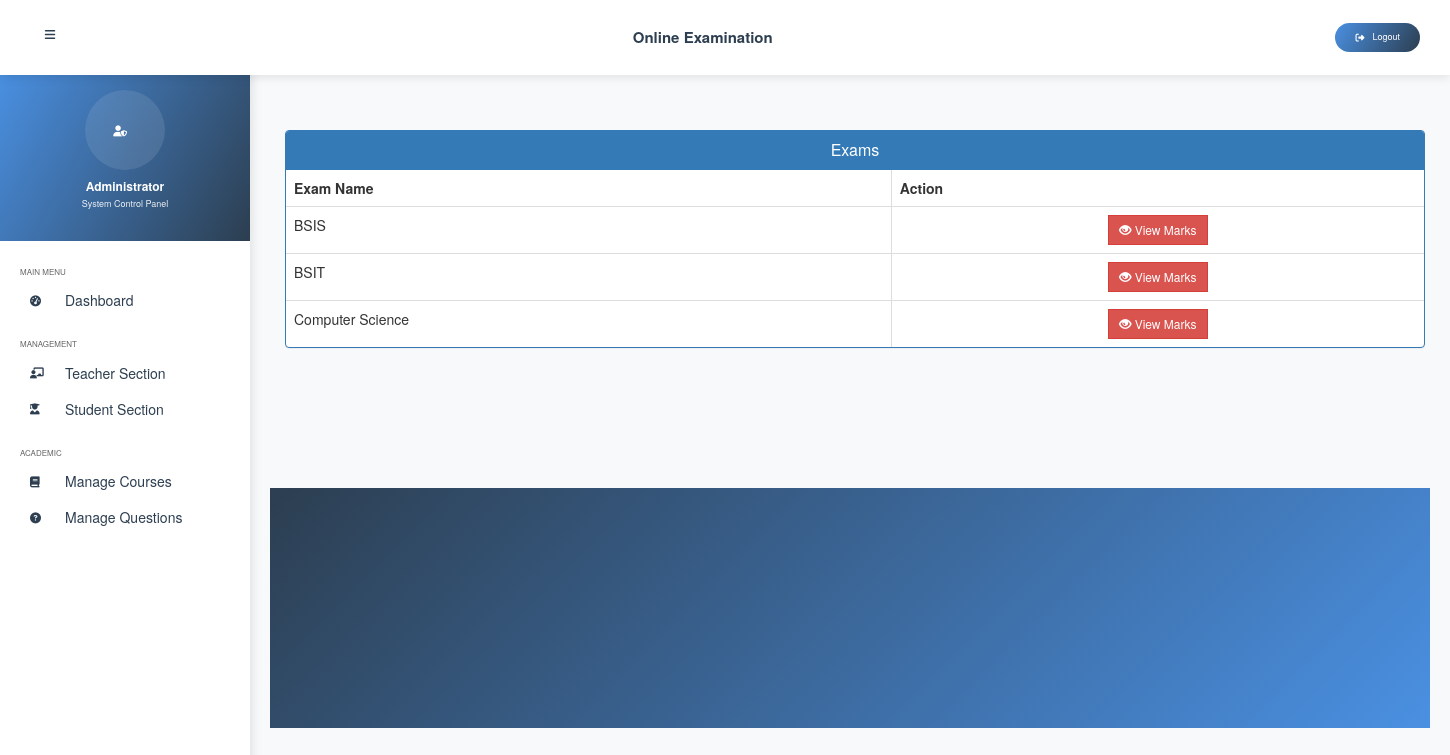
The app's page /admin-view-marks/1 (signed in) with its own data.
### exam/models.py (models this page shows, shortened)
class Course(models.Model):
   course_name = models.CharField(max_length=50)
   question_number = models.PositiveIntegerField()  # Total number of questions in the course
   total_marks = models.PositiveIntegerField()

### exam/views.py (the view)
# urls.py: path('admin-view-marks/<int:pk>', views.admin_view_marks_view,name='admin-view-marks'),  # Dynamic URL for viewing specific student's marks
@login_required(login_url='adminlogin')
def admin_view_marks_view(request,pk):
    courses = models.Course.objects.all()
    response =  render(request,'exam/admin_view_marks.html',{'courses':courses})
    response.set_cookie('student_id',str(pk))
    return response

### templates/exam/admin_view_marks.html (shortened to what this page needs)
{% extends 'exam/adminbase.html' %}
{% block content %}
{%load static%}
<head>
  <link href="//netdna.bootstrapcdn.com/bootstrap/3.0.0/css/bootstrap.min.css" rel="stylesheet" id="bootstrap-css">
</head>
<br><br>
<div class="container">
  <div class="panel panel-primary rounded-0">
    <div class="panel-heading rounded-0">
      <h6 class="panel-title">Exams</h6>
    </div>
    <table class="table table-hover table-bordered" id="dev-table">
      <thead>
        <tr>
          <th>Exam Name</th>
          <th>Action</th>
        </tr>
      </thead>
      {% for t in courses %}
      <tr>
        <td> {{t.course_name}}</td>
        <td class="text-center"><a class="btn btn-danger btn-sm" style="border-radius: 0%;" href="{% url 'admin-check-marks' t.id  %}"><span class="glyphicon glyphicon-eye-open"></span> View Marks</a></td>
      </tr>
      {% endfor %}
    </table>
  </div>
</div>
<br><br><br><br><br><br>
{% endblock content %}

### templates/exam/adminbase.html (style rules this page uses)
:root { --primary-color: #4a90e2; --primary-rgb: 74, 144, 226; --secondary-color: #2c3e50; --accent-color: #e74c3c; --success-color: #2ecc71; --warning-color: #f1c40f; --text-color: #333; --light-bg: #f8f9fa; }
body { margin: 0; padding: 0; font-family: 'Poppins', sans-serif; background-color: var(--light-bg); }

### templates/exam/admin_view_marks.html (style rules this page uses)
a:link { text-decoration: none; }
h6 { text-align: center; }

### records on screen
Course: course_name "BSIS"
Course: course_name "BSIT"
Course: course_name "Computer Science"
